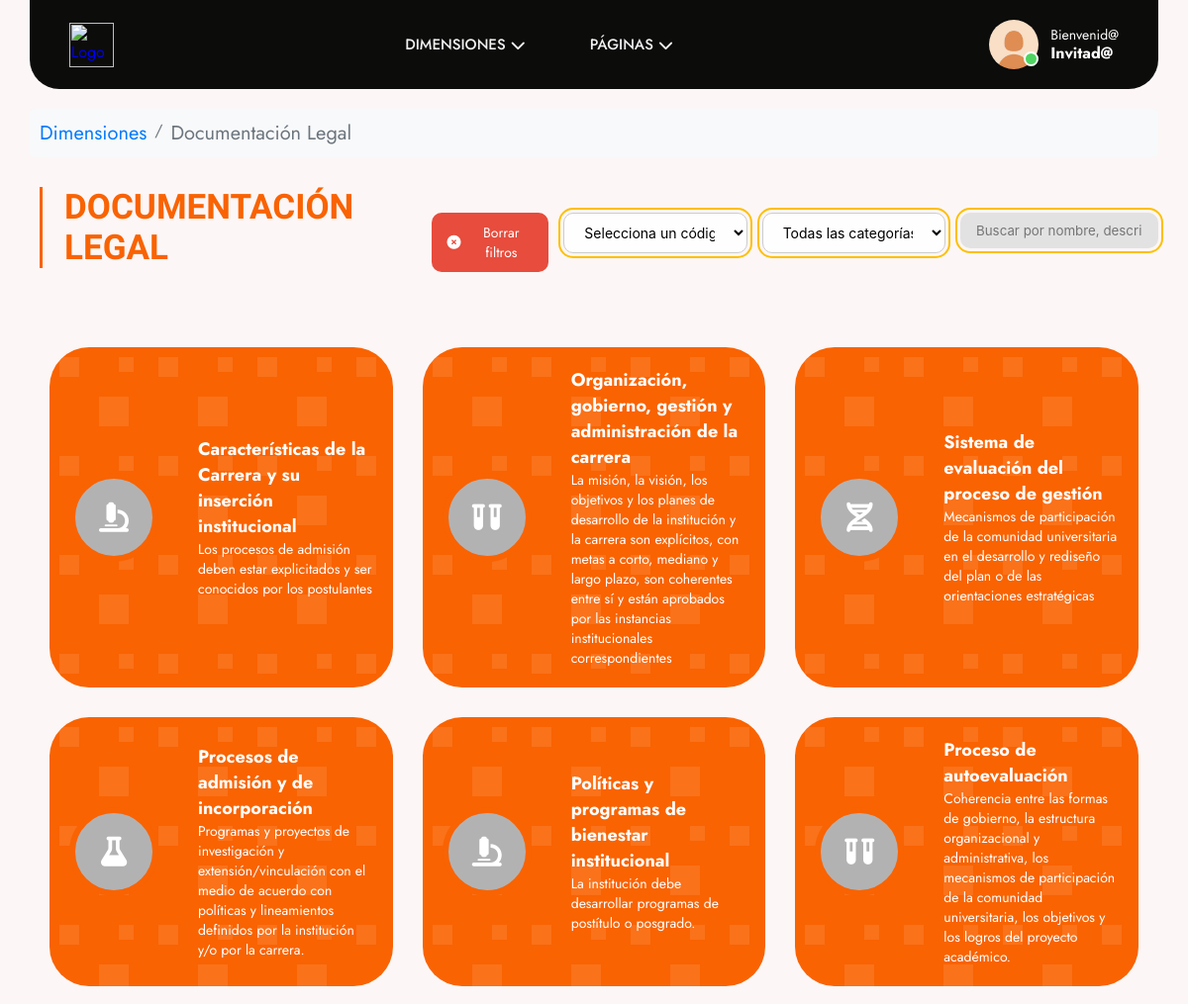
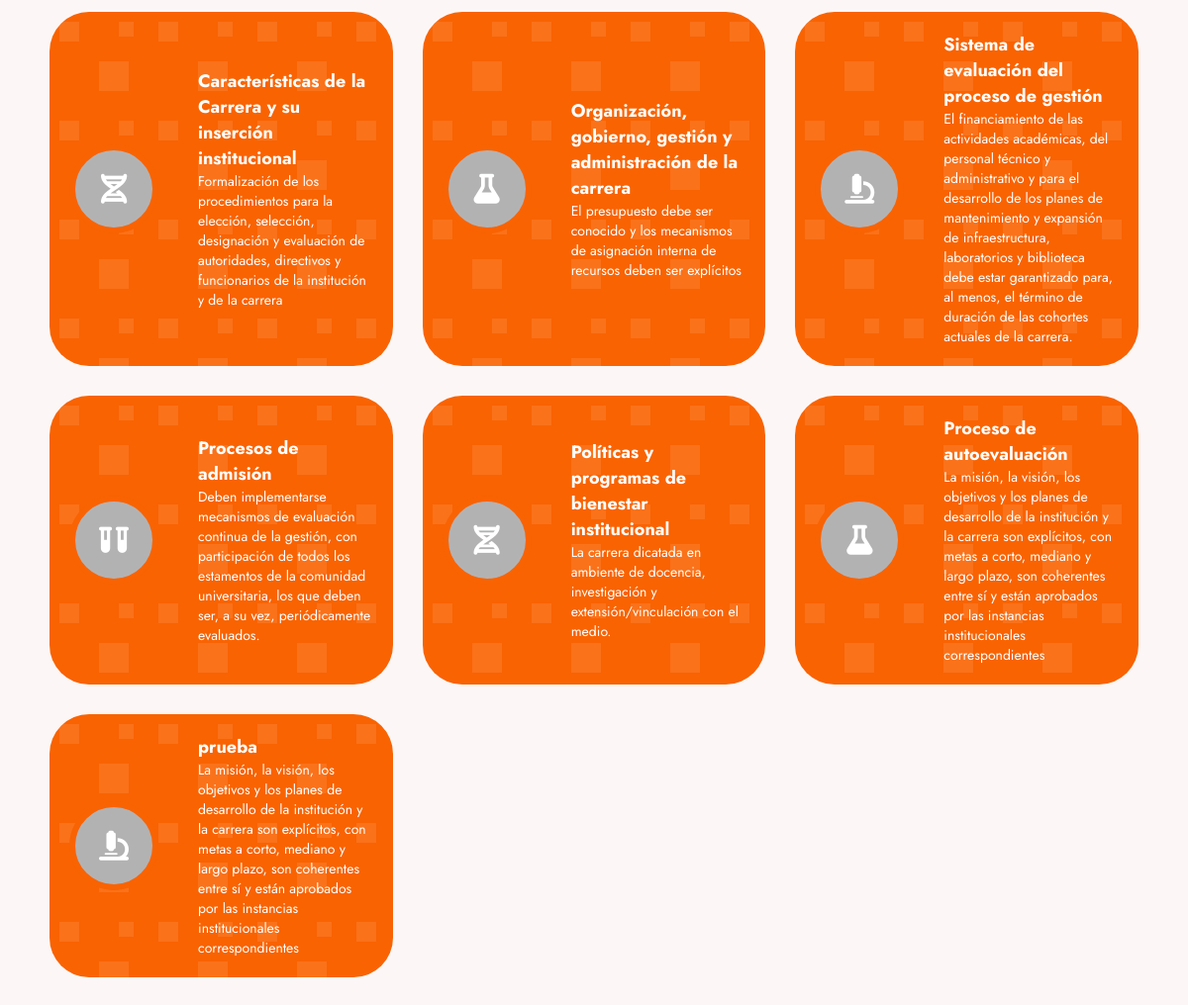
The app's page /dashboard/categorias/doclegal.php with its own data (2 pictures, top to bottom).
### tables this page shows
CREATE TABLE `categorias` (
  `id` int NOT NULL AUTO_INCREMENT,
  `nombre` varchar(200) NOT NULL,
  `activo` tinyint(1) DEFAULT '1',
  `created_at` timestamp NULL DEFAULT CURRENT_TIMESTAMP,
  `dimensiones_id` int NOT NULL,
  `tipo_area_id` int NOT NULL,
  `criterio_id` int DEFAULT NULL,
  PRIMARY KEY (`id`),
  KEY `dimensiones_id` (`dimensiones_id`),
  KEY `tipo_area_id` (`tipo_area_id`),
  KEY `fk_criterio_id` (`criterio_id`),
  CONSTRAINT `categorias_ibfk_1` FOREIGN KEY (`dimensiones_id`) REFERENCES `dimensiones` (`id`),
  CONSTRAINT `categorias_ibfk_2` FOREIGN KEY (`tipo_area_id`) REFERENCES `tipo_area` (`id`),
  CONSTRAINT `fk_criterio_id` FOREIGN KEY (`criterio_id`) REFERENCES `criterio` (`id`) ON DELETE SET NULL ON UPDATE CASCADE
);

CREATE TABLE `criterio` (
  `id` int NOT NULL AUTO_INCREMENT,
  `nombre` varchar(350) NOT NULL,
  `activo` tinyint(1) DEFAULT '1',
  `created_at` timestamp NULL DEFAULT CURRENT_TIMESTAMP,
  PRIMARY KEY (`id`)
);

### dashboard/categorias/doclegal.php (the view, shortened to what this page needs)
<?php
include '../../includes/header.php';
$conexion = obtenerConexion();
$categoriaSeleccionada = isset($_GET['cat']) ? (int)$_GET['cat'] : null;
$codigoSeleccionado = isset($_GET['codigo']) ? $_GET['codigo'] : null;
$busqueda = isset($_GET['buscador']) ? trim($_GET['buscador']) : null;
$sql = "SELECT c.id, c.nombre AS categoria, cr.nombre AS criterio
        FROM categorias c
        LEFT JOIN criterio cr ON c.criterio_id = cr.id
        WHERE c.activo = 1 AND c.dimensiones_id = 1";
$resultado = $conexion->query($sql);
$colorDimension = 'card-orange';
$iconos = ['fa-microscope', 'fa-vials', 'fa-dna', 'fa-flask'];
?>
<!DOCTYPE html>
<html lang="es">
<head>
    <link rel="stylesheet" href="../../assets/css/categorias.css">
</head>
<body>
    <div class="container">
        <div class="breadcrumbs-container">
            <nav aria-label="Ruta de navegación">
                <ol class="breadcrumbs">
                    <li class="breadcrumb-item">
                        <a href="/dashboard/dimensiones/dimensiones.php">Dimensiones</a>
                    </li>
                    <li class="breadcrumb-separator">/</li>
                    <li class="breadcrumb-item active" aria-current="page">
                        Documentación Legal
                    </li>
                </ol>
            </nav>
        </div>
        <div class="TITULOYHERRAMIENTAS">
            <div class="titulo-con-linea">
                <h1>DOCUMENTACIÓN LEGAL</h1>
            </div>
            <div class="barra-de-herramientas">
                <button type="button" onclick="borrarFiltros()" class="btn-borrar-filtros">
                    <i class="fas fa-times-circle"></i> Borrar filtros
                </button>
                <div class="select-container">
                    <select id="codigo" name="codigo">
                        <option value="" <?= !$codigoSeleccionado ? 'selected' : '' ?> disabled>Selecciona un código</option>
                    </select>
                </div>
                <div class="select-container">
                    <select id="categoria" name="categoria">
                        <option value="0" <?= !$categoriaSeleccionada ? 'selected' : '' ?>>Todas las categorías</option>
                    </select>
                </div>
                <div style="position: relative; flex-grow: 1;">
                    <input type="text" id="buscador" name="buscador" class="input" placeholder="Buscar por nombre, descripción o código..." value="<?= htmlspecialchars($busqueda) ?>">
                </div>
            </div>
        </div>
        <?php include '../../includes/cardscategorias.php'; ?>
    </div>
</body>
</html>

### includes/cardscategorias.php
<div class="cards-container">
    <?php
    $i = 0;
    if ($resultado->num_rows > 0) {
        while ($fila = $resultado->fetch_assoc()):
            $colorClass = $colorDimension ?? 'card-orange';
            $icono = $iconos[$i % count($iconos)];
            $criterio = !empty($fila['criterio']) ? $fila['criterio'] : 'Sin criterio asignado';
            ?>
            <a href="../documentos/documentos.php?id=<?= $fila['id'] ?>" class="card <?= $colorClass ?>">
                <div class="card-icon">
                    <i class="fas <?= $icono ?>"></i>
                </div>
                <div class="card-content">
                    <h3><?= htmlspecialchars($fila['categoria']) ?></h3>
                    <p><?= htmlspecialchars($criterio) ?></p>
                </div>
            </a>
            <?php $i++;
        endwhile;
    } else {
        echo '<p class="no-results">No se encontraron categorías con los filtros seleccionados.</p>';
    }
    ?>
</div>

### assets/css/header.css (style rules this page uses)
* { margin: 0; padding: 0; box-sizing: border-box; font-family: "Jost", sans-serif; }
body { background-color: rgb(245, 241, 238); }
.container { margin: 0 auto; padding: 0px; }
nav { display: flex; align-items: center; }
.fas { transition: transform 0.3s ease; }

### assets/css/categorias.css (style rules this page uses)
body { background-color: rgb(252, 246, 246); font-family: Arial, sans-serif; }
.container { margin-top: 110px; padding: 0px 30px; margin-bottom: 30px; }
.TITULOYHERRAMIENTAS { display: flex; justify-content: space-between; align-items: center; width: 100%; }
.titulo-con-linea { display: inline-block; padding: 10px 25px; position: relative; color: #f96302; margin-bottom: 30px; }
.titulo-con-linea:before { content: ""; position: absolute; left: 10px; top: 10px; bottom: 10px; width: 3px; background-color: #f96302; }
.titulo-con-linea h1 { font-size: 35px; font-family: "Archivo Black", sans-serif; margin: 0; padding-left: 10px; }
.barra-de-herramientas { display: flex; gap: 15px; }
.select-container { position: relative; width: 200px; }
.barra-de-herramientas select { padding: 10px 1rem; font-size: 14px; border-radius: 10px; border: 1px solid #ccc; background-color: #fffefe; font-family: -apple-system, BlinkMacSystemFont, 'Segoe UI', Roboto, Oxygen, Ubuntu, Cantarell, 'Open Sans', 'Helvetica Neue', sans-serif; outline: 2px solid #FEBF00; outline-offset: 3px; transition: 0.25s; width: 100%; }
.barra-de-herramientas select option { font-size: 14px; color: #333; }
.input { border-radius: 10px; outline: 2px solid #FEBF00; border: 0; font-family: -apple-system, BlinkMacSystemFont, 'Segoe UI', Roboto, Oxygen, Ubuntu, Cantarell, 'Open Sans', 'Helvetica Neue', sans-serif; background-color: #e2e2e2; outline-offset: 3px; padding: 10px 1rem; transition: 0.25s; width: 200px; }
.cards-container { display: grid; grid-template-columns: repeat(3, 1fr); gap: 30px; padding: 40px 20px; }
.card { display: flex; align-items: center; text-decoration: none; color: white; width: 100%; border-radius: 40px; padding: 20px; transition: transform 0.2s ease; position: relative; overflow: hidden; }
.card::before { content: ""; position: absolute; top: 0; left: 0; width: 100%; height: 100%; opacity: 0.7; z-index: 0; pointer-events: none; }
.card > * { position: relative; z-index: 1; }
.card-icon { background: rgb(179, 178, 178); border-radius: 50%; width: 90px; height: 90px; display: flex; align-items: center; justify-content: center; margin-left: auto; margin-right: 20px; border: 6px solid; }
.card-icon i { font-size: 30px; color: inherit; }
.card-content { flex: 1; padding-left: 20px; }
.card-content h3 { margin: 0; font-size: 18px; font-weight: bold; color: white; }
.card-content p { font-size: 14px; color: white; }
.card-orange { background-color: #f96302; }
.card-orange .card-icon { border-color: #f96302; }
.card { transition: all 0.3s ease; }
.btn-borrar-filtros { background-color: #e74c3c; color: white; border: none; padding: 10px 15px; border-radius: 10px; font-size: 14px; cursor: pointer; display: flex; align-items: center; gap: 8px; transition: background-color 0.3s ease; }
.breadcrumbs-container { padding: 10px 0; margin-bottom: 20px; background-color: #f8f9fa; border-radius: 5px; }
.breadcrumbs { display: flex; flex-wrap: wrap; list-style: none; padding: 0 15px; margin: 0; }
.breadcrumb-item { font-size: 14px; }
.breadcrumb-item a { color: #007bff; text-decoration: none; transition: color 0.2s; }
.breadcrumb-item.active { color: #6c757d; }
.breadcrumb-separator { color: #6c757d; padding: 0 8px; }

### dashboard/categorias/doclegal.php (style rules this page uses)
.breadcrumbs-container { padding: 10px; margin-bottom: 20px; background-color: #f8f9fa; border-radius: 5px; margin-top: 100px; }
.breadcrumbs { display: flex; flex-wrap: wrap; list-style: none; padding: 0; margin: 0; }
.breadcrumb-item { font-size: 20px; }
.breadcrumb-item a { color: #007bff; text-decoration: none; transition: color 0.2s; }
.breadcrumb-item.active { color: #6c757d; }
.breadcrumb-separator { color: #6c757d; padding: 0 8px; }

### records on screen
categorias: nombre "Características de la Carrera y su inserción institucional", criterio.nombre "Los procesos de admisión deben estar explicitados y ser conocidos por los postulantes"
categorias: nombre "Organización, gobierno, gestión y administración de la carrera", criterio.nombre "La misión, la visión, los objetivos y los planes de desarrollo de la institución y la carrera son explícitos, con metas a corto, mediano y largo plazo, son coherentes entre sí y están aprobados por las instancias institucionales correspondientes"
categorias: nombre "Sistema de evaluación del proceso de gestión", criterio.nombre "Mecanismos de participación de la comunidad universitaria en el desarrollo y rediseño del plan o de las orientaciones estratégicas"
categorias: nombre "Procesos de admisión y de incorporación", criterio.nombre "Programas y proyectos de investigación y extensión/vinculación con el medio de acuerdo con políticas y lineamientos definidos por la institución y/o por la carrera."
categorias: nombre "Políticas y programas de bienestar institucional", criterio.nombre "La institución debe desarrollar programas de postítulo o posgrado."
categorias: nombre "Proceso de autoevaluación", criterio.nombre "Coherencia entre las formas de gobierno, la estructura organizacional y administrativa, los mecanismos de participación de la comunidad universitaria, los objetivos y los logros del proyecto académico."
categorias: nombre "Características de la Carrera y su inserción institucional", criterio.nombre "Formalización de los procedimientos para la elección, selección, designación y evaluación de autoridades, directivos y funcionarios de la institución y de la carrera"
categorias: nombre "Organización, gobierno, gestión y administración de la carrera", criterio.nombre "El presupuesto debe ser conocido y los mecanismos de asignación interna de recursos deben ser explícitos"
categorias: nombre "Sistema de evaluación del proceso de gestión", criterio.nombre "El financiamiento de las actividades académicas, del personal técnico y administrativo y para el desarrollo de los planes de mantenimiento y expansión de infraestructura, laboratorios y biblioteca debe estar garantizado para, al menos, el término de duración de las cohortes actuales de la carrera."
categorias: nombre "Procesos de admisión", criterio.nombre "Deben implementarse mecanismos de evaluación continua de la gestión, con participación de todos los estamentos de la comunidad universitaria, los que deben ser, a su vez, periódicamente evaluados."
categorias: nombre "Políticas y programas de bienestar institucional", criterio.nombre "La carrera dicatada en ambiente de docencia, investigación y extensión/vinculación con el medio."
categorias: nombre "Proceso de autoevaluación", criterio.nombre "La misión, la visión, los objetivos y los planes de desarrollo de la institución y la carrera son explícitos, con metas a corto, mediano y largo plazo, son coherentes entre sí y están aprobados por las instancias institucionales correspondientes"
categorias: nombre "prueba", criterio.nombre "La misión, la visión, los objetivos y los planes de desarrollo de la institución y la carrera son explícitos, con metas a corto, mediano y largo plazo, son coherentes entre sí y están aprobados por las instancias institucionales correspondientes"

### other values on screen
$nombre_usuario "Invitad@"
